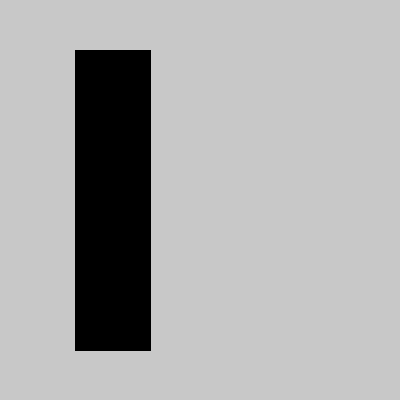
Frame 1 (no input)
Frame 60 (the mouse pressed at the canvas centre just before this capture): identical to frame 1, image omitted
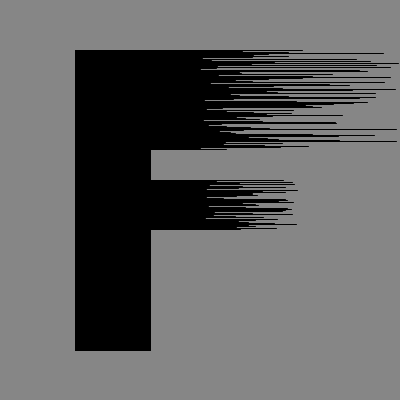
Frame 120 (the mouse held since frame 60 and released just before this capture)

The Processing sketch that drew these frames (run headless with seeded random() and noise(); from frame 60 on, the mouse is pressed at the canvas centre):

// Processing sketch: F_font
// ── F_font.pde
/**
this is my second basic font for F
forked from DIDNY font 3
*/

void setup()
{ size (400,400);
frameRate(30);
//string portName = "COM4";
}


void draw()
{
  
background (200-mouseY/3);
fill (0);

int x = 75;
int x2 = 150;
int y;
int t1 = (100+mouseX/2); // length of top part
int t2 = (100+mouseX/2); // length of top part
int randomness = mouseX;

rect(x,50,75, 300);

for(y = 50; y <= 400; y = y + 1 ){
 if(y < 150){
   line(x*2,y,t1 + random(randomness),y);
 }

 else if((y >= 180) && (y < 230)){
   line(x*2,y,t2 + random(randomness/2),y);
 }
 
 
}
}
